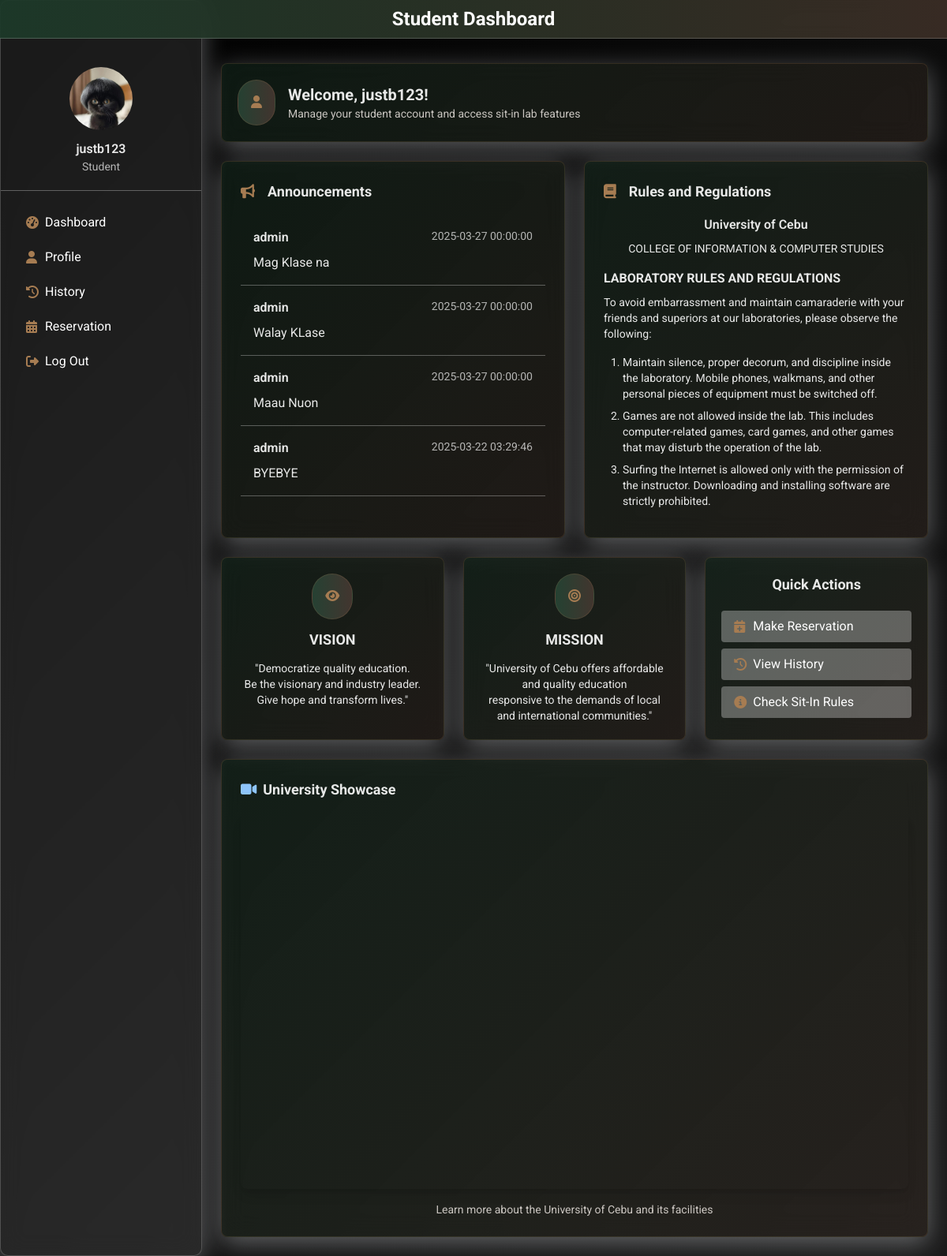
The app's page /dashboard.php (signed in) with its own data.
### tables this page shows
CREATE TABLE `users` (
  `id` int(11) NOT NULL,
  `idNo` varchar(20) NOT NULL,
  `firstName` varchar(50) NOT NULL,
  `lastName` varchar(50) NOT NULL,
  `middleName` varchar(50) DEFAULT NULL,
  `course` varchar(50) NOT NULL,
  `yearLevel` varchar(20) NOT NULL,
  `username` varchar(50) NOT NULL,
  `password` varchar(255) NOT NULL,
  `profileImage` varchar(255) DEFAULT 'img/default-profile.jpg',
  `email` varchar(100) DEFAULT NULL,
  `address` text DEFAULT NULL,
  `created_at` timestamp NOT NULL DEFAULT current_timestamp(),
  `session` int(11) NOT NULL DEFAULT 30
);

CREATE TABLE `announcements` (
  `id` int(11) NOT NULL,
  `title` varchar(255) NOT NULL,
  `content` text NOT NULL,
  `date` datetime NOT NULL,
  `created_by` varchar(100) NOT NULL
);

### dashboard.php (the view, shortened to what this page needs)
<?php
include 'connect.php';
$username = $_SESSION['username'];
$userQuery = "SELECT * FROM users WHERE username = ?";
$stmt = $conn->prepare($userQuery);
$stmt->bind_param("s", $username);
$stmt->execute();
$result = $stmt->get_result();
$user = $result->fetch_assoc();
$sql = "SELECT * FROM announcements ORDER BY date DESC";
$result = $conn->query($sql);
?>
<!DOCTYPE html>
<html lang="en">
<head>
    <link rel="stylesheet" href="https://cdnjs.cloudflare.com/ajax/libs/font-awesome/6.5.1/css/all.min.css">
    <script src="https://cdn.tailwindcss.com"></script>
</head>
<body class="font-sans text-gray-800 min-h-screen">
    <div id="particles-js" class="fixed inset-0 z-0"></div>
    <div class="fixed top-0 left-0 right-0 header z-50 border-b border-white/20 py-2 px-6">
        <h1 class="text-xl md:text-2xl font-bold text-center">Student Dashboard</h1>
    </div>
    <div class="fixed top-0 left-0 bottom-0 w-64 glass border-r border-white/20 pt-16 z-40 overflow-y-auto">
        <div class="flex flex-col items-center p-5 mb-5 border-b border-white/30">
        <img src="<?php echo !empty($user['profileImage']) ? htmlspecialchars($user['profileImage']) : './images/admin_icon.jpg'; ?>" alt="User Profile" class="w-20 h-20 rounded-full object-cover border-3 border-white/50 mb-3">
            <div class="font-semibold text-center"><?php echo $_SESSION['username']; ?></div>
            <div class="text-sm opacity-75">Student</div>
        </div>
        <ul class="px-4">
            <li class="mb-1"><a href="dashboard.php" class="flex items-center py-2 px-4 rounded hover:bg/white/20 transition-colors">
                <i class="fas fa-tachometer-alt w-6" style="color: #A67C52;"></i> <span>Dashboard</span>
            </a></li>
            <li class="mb-1"><a href="profile.php" class="flex items-center py-2 px-4 rounded hover:bg-white/20 transition-colors">
                <i class="fas fa-user w-6" style="color: #A67C52;"></i> <span>Profile</span>
            </a></li>
            <li class="mb-1"><a href="history.php" class="flex items-center py-2 px-4 rounded hover:bg-white/20 transition-colors">
                <i class="fas fa-history w-6" style="color: #A67C52;"></i> <span>History</span>
            </a></li>
            <li class="mb-1"><a href="reservation.php" class="flex items-center py-2 px-4 rounded hover:bg-white/20 transition-colors">
                <i class="fas fa-calendar-alt w-6" style="color: #A67C52;"></i> <span>Reservation</span>
            </a></li>
            <li class="mb-1"><a href="logout.php" class="flex items-center py-2 px-4 rounded hover:bg-white/20 transition-colors">
                <i class="fas fa-sign-out-alt w-6" style="color: #A67C52;"></i> <span>Log Out</span>
            </a></li>
        </ul>
    </div>
    <div class="ml-64 p-6 pt-20">
    <div class="glass p-5 rounded-lg dash-card mb-6">
            <div class="flex items-center">
                <div class="rounded-full bg-primary-light/50 p-4 mr-4">
                    <i class="fas fa-user" style="color: #A67C52;"></i>
                </div>
                <div>
                    <h2 class="text-xl font-bold">Welcome, <?php echo $_SESSION['username']; ?>!</h2>
                    <p class="text-sm text-gray-600">
                        Manage your student account and access sit-in lab features
                    </p>
                </div>
            </div>
        </div>
        <div class="grid grid-cols-1 md:grid-cols-2 gap-6 mb-6">
            <div class="glass p-6 rounded-lg dash-card h-full">
                <h3 class="text-lg font-bold mb-4 flex items-center">
                    <i class="fas fa-bullhorn mr-4" style="color: #A67C52;"></i> Announcements
                </h3>
                <div class="max-h-96 overflow-y-auto">
                    <?php if ($result && $result->num_rows > 0) { ?>
                        <?php while($row = $result->fetch_assoc()) { ?>
                            <div class="p-4 border-b border-white/30 hover:bg-white/10 transition-colors">
                                <div class="flex justify-between">
                                    <div class="font-semibold"><?php echo htmlspecialchars($row['created_by']); ?></div>
                                    <div class="text-sm opacity-75"><?php echo htmlspecialchars($row['date']); ?></div>
                                </div>
                                <div class="mt-2"><?php echo nl2br(htmlspecialchars($row['content'])); ?></div>
                            </div>
                        <?php } ?>
                    <?php } else { ?>
                        <div class="p-4 text-center text-gray-600">
                            No announcements available at this time.
                        </div>
                    <?php } ?>
                </div>
            </div>
            <div class="glass p-6 rounded-lg dash-card h-full">
                <h3 class="text-lg font-bold mb-4 flex items-center">
                    <i class="fas fa-book mr-4" style="color: #A67C52;"></i> Rules and Regulations
                </h3>
                <div class="max-h-96 overflow-y-auto">
                    <h4 class="text-center font-semibold mb-2">University of Cebu</h4>
                    <h5 class="text-center text-sm mb-4">COLLEGE OF INFORMATION & COMPUTER STUDIES</h5>
                    <h4 class="font-bold mb-2">LABORATORY RULES AND REGULATIONS</h4>
                    <p class="mb-4 text-sm">To avoid embarrassment and maintain camaraderie with your friends and superiors at our laboratories, please observe the following:</p>
                    <ol class="list-decimal pl-6 space-y-2 text-sm mb-4">
                        <li>Maintain silence, proper decorum, and discipline inside the laboratory. Mobile phones, walkmans, and other personal pieces of equipment must be switched off.</li>
                        <li>Games are not allowed inside the lab. This includes computer-related games, card games, and other games that may disturb the operation of the lab.</li>
                        <li>Surfing the Internet is allowed only with the permission of the instructor. Downloading and installing software are strictly prohibited.</li>
                        <li>Getting access to other websites not related to the course (especially pornographic and illicit sites) is strictly prohibited.</li>
                    </ol>
                </div>
            </div>
        </div>
        <div class="grid grid-cols-1 md:grid-cols-3 gap-6 mb-6">
            <div class="glass p-5 rounded-lg dash-card">
                <div class="flex flex-col items-center text-center">
                    <div class="rounded-full bg-purple-100/50 p-4 mb-3">
                        <i class="fas fa-eye" style="color: #A67C52;"></i>
                    </div>
                    <h3 class="text-lg font-bold mb-3">VISION</h3>
                    <p class="text-sm">
                        "Democratize quality education.<br>
                        Be the visionary and industry leader.<br>
                        Give hope and transform lives."
                    </p>
                </div>
            </div>
            <div class="glass p-5 rounded-lg dash-card">
                <div class="flex flex-col items-center text-center">
                    <div class="rounded-full bg-blue-100/50 p-4 mb-3">
                        <i class="fas fa-bullseye" style="color: #A67C52;"></i>
                    </div>
                    <h3 class="text-lg font-bold mb-3">MISSION</h3>
                    <p class="text-sm">
                        "University of Cebu offers affordable and quality education<br>
                        responsive to the demands of local and international communities."
                    </p>
                </div>
            </div>
            <div class="glass p-5 rounded-lg dash-card">
                <div class="flex flex-col h-full">
                    <h3 class="text-lg font-bold mb-3 text-center">Quick Actions</h3>
                    <div class="flex flex-col space-y-2 flex-grow justify-center">
                        <a href="reservation.php" class="flex items-center py-2 px-4 rounded bg-white/30 hover:bg-white/50 transition-colors">
                            <i class="fas fa-calendar-plus w-6" style="color: #A67C52;"></i>
                            <span>Make Reservation</span>
                        </a>
                        <a href="history.php" class="flex items-center py-2 px-4 rounded bg-white/30 hover:bg-white/50 transition-colors">
                            <i class="fas fa-history w-6" style="color: #A67C52;"></i>
                            <span>View History</span>
                        </a>
                        <a href="sit_in_rules.php" class="flex items-center py-2 px-4 rounded bg-white/30 hover:bg-white/50 transition-colors">
                            <i class="fas fa-info-circle w-6" style="color: #A67C52;"></i>
                            <span>Check Sit-In Rules</span>
                        </a>
                    </div>
                </div>
            </div>
        </div>
        <div class="glass p-6 rounded-lg dash-card">
            <h3 class="text-lg font-bold mb-4 flex items-center">
                <i class="fas fa-video text-primary-dark mr-2"></i> University Showcase
            </h3>
            <div class="aspect-w-16 aspect-h-9">
                <iframe
                    class="w-full rounded-lg shadow-lg"
                    style="aspect-ratio: 16/9;"
                    src="https://www.youtube.com/embed/IhsA6PZ2oy0"
                    allowfullscreen>
                </iframe>
            </div>
            <div class="mt-4 text-sm text-center text-gray-600">
                Learn more about the University of Cebu and its facilities
            </div>
        </div>
    </div>
</body>
</html>

### dashboard.php (style rules this page uses)
body { background: linear-gradient(135deg, #000000, #1a1a1a); background-attachment: fixed; margin: 0; min-height: 100vh; display: flex; font-family: 'Roboto', sans-serif; overflow-x: hidden; position: relative; }
.glass { background: rgba(255, 255, 255, 0.1); backdrop-filter: blur(15px); -webkit-backdrop-filter: blur(15px); border-radius: 10px; border: 1px solid rgba(255, 255, 255, 0.1); box-shadow: 0 8px 32px 0 rgba(237, 238, 245, 0.37); }
h1 { color: #ffffff !important; }
.text-gray-600 { color: rgba(247, 241, 236, 0.8) !important; }
.text-gray-800 { color: rgba(255, 255, 255, 0.9) !important; }
span { color: #ffffff !important; }
.dash-card { background: linear-gradient(135deg, rgba(29, 59, 42, 0.4), rgba(60, 46, 38, 0.4)); border: 1px solid rgba(166, 124, 82, 0.2); transition: all 0.3s ease; }
.header { background: linear-gradient(to right, rgba(29, 59, 42, 0.9), rgba(60, 46, 38, 0.9)); backdrop-filter: blur(10px); -webkit-backdrop-filter: blur(10px); border-bottom: 1px solid rgba(166, 124, 82, 0.2); }
.bg-primary-light\/50, .bg-purple-100\/50, .bg-blue-100\/50 { background: linear-gradient(to right, rgba(29, 59, 42, 0.9), rgba(60, 46, 38, 0.9)); border: 1px solid rgba(166, 124, 82, 0.2); }
.bg-primary-light\/50 i, .bg-purple-100\/50 i, .bg-blue-100\/50 i { color: #A67C52 !important; }

### records on screen
users: profileImage (picture)
announcements: created_by "admin", date "2025-03-27 00:00:00", content "Mag Klase na"
announcements: created_by "admin", date "2025-03-27 00:00:00", content "Walay KLase"
announcements: created_by "admin", date "2025-03-27 00:00:00", content "Maau Nuon"
announcements: created_by "admin", date "2025-03-22 03:29:46", content "BYEBYE"

### other values on screen
$_SESSION['username'] "justb123"
